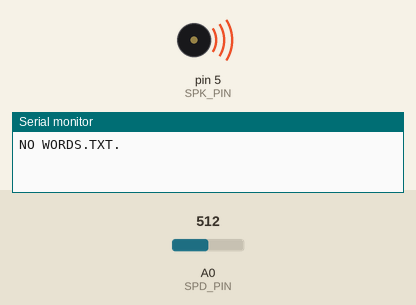
A sketch run on a simulated Arduino Uno, built with avr-gcc and run on an emulated ATmega328P. Parts: buzzer (waves = sounding), the last lines printed to the serial monitor. The inputs (shaded band) are chosen by the test bench; at power-on: A0 (SPD_PIN) = 512. Storage starts empty; random numbers use the default seed unless the sketch sets one.

Above: at 16.09 s.
16.1 s: A0 (SPD_PIN) set to 6
19.1 s: A0 (SPD_PIN) set to 3
At 20.3 s:
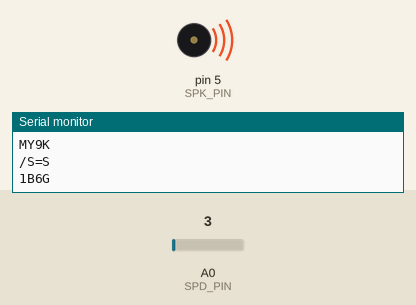
20.6 s: A0 (SPD_PIN) set to 122
At 21.48 s:
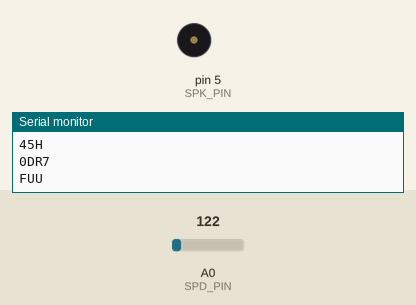
Timing chart, 0 to 29.6 s (numbered marks = the images above; inputs shaded):
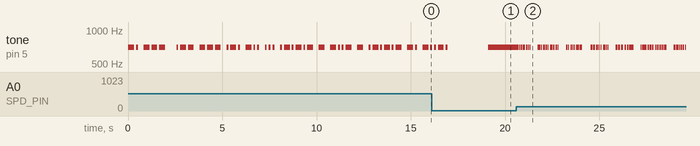

The sketch:

morse_trainer.ino
```cpp
// (licence header left out)
#include <SPI.h>
#include <SD.h>

#define SPK_PIN 5   // Digital pin for speaker
#define SPD_PIN 0   // Analog pin for potentiometer
#define SD_CS_PIN 4 // Chip select for SD card
#define TONE 700    // Tone of the signal in Hz

#define BLK_MIN 3  // Minimum random block length
#define BLK_MAX 5  // Maximum random block length

#define WORD_MAX 15 // Word buffer length, must be longer than BLX_MAX

const char alphabet[] = "ABCDEFGHIJKLMNOPQRSTUVWXYZ1234567890./=";
#define ALPHABET_LEN 39
const char *code[] = {".-", "-...", "-.-.", "-..", ".", "..-.", "--.", "....", "..", ".---", "-.-", ".-..", "--", "-.", "---", ".--.", "--.-", ".-.",
  "...", "-", "..-", "...-", ".--", "-..-", "-.--", "--..", ".----", "..---", "...--", "....-", ".....", "-....", "--...", "---..", "----.", "-----", ".-.-.-", "-..-.", "-...-"};

int spd = 125; // Current length of a dot in ms

// SD card details for "words.txt"
unsigned int total_words=0; // Number of words in the SD card file "words.txt".  If zero, then just send random strings of characters
File fp;

void string_send( char *string )
{
  int code_start;
  int i, j;

  // Scan over string to transmit
  for( j = 0; string[j] != NULL; j ++ )
  {
    if( string[j] == ' ' )
    {
      delay(spd*3);
    }
    else
    {
      // Look up this character in the lookup table
      for( i = 0; alphabet[i] != NULL; i ++ )
      {
        if( alphabet[i] == string[j] )
        {
          // Found the character
          cw_send( code[i] );
          cw_send( ";" );
          break;
        }
      }
    }
  }
}

// Decode dots '.', dashes '-', and spaces ';' into audio, given a speed.  The speed is the length in ms of a dot
void cw_send( char *string )
{
  int i;

  spd = analogRead(SPD_PIN) / 5;
  for( i = 0; string[i] != NULL && string[i] != ' '; i ++ )
  {
    switch(string[i])
    {
      case '.':
        tone(SPK_PIN,TONE,spd);
        delay(spd*2);
        break;
      case '-':
        tone(SPK_PIN,TONE,spd*3);
        delay(spd*4);
        break;
      default:
        delay(2*spd);
    }
  }
}

void setup()
{
  pinMode( SPK_PIN, OUTPUT );
  randomSeed(analogRead(1));
  //string_send("HELLO WORLD.");
  Serial.begin(9600);

  // Set up the words.txt file, if it exists
  if (!SD.begin(SD_CS_PIN)) {
    string_send("NO SD.");
    Serial.println("NO SD.");
  }
  else {
    fp = SD.open("words.txt");
    if( fp ){
      // Successfully opened the dictionary.  Count words in the file
      while( fp.available() ){
        if(fp.read() == '\n' )
          total_words ++;
      }
    }
    else{
      string_send("NO WORDS.TXT.");
      Serial.println("NO WORDS.TXT.");
    }
  }
}

void loop()
{
  char str[WORD_MAX], ch;
  int i, wordnum;

  if( total_words == 0 ){  // No words file
    for( i = 0; i < BLK_MAX; i ++ )
      str[i] = ' ';

    for( i = 0; i < random(BLK_MIN, BLK_MAX); i ++ )
      str[i] = alphabet[random(0,ALPHABET_LEN)];

    string_send(str);
    Serial.println(str);
    cw_send(";;;;;");
  }
  else {  // Use words file
    fp.seek(0);
    wordnum = random(0,total_words-1);
    for ( i = 0; i < wordnum; i ++ ){
      while( fp.read() != '\n' );
    }
    for( i = 0; (i < WORD_MAX) && ((ch=fp.read()) != '\n'); i ++ )
      str[i]=ch;
    str[i]=0;
    string_send(str);
    Serial.println(str);
    cw_send(";;;;;");
  }
}
```

Measured:
- after the input at 19.1 s, tone on pin 5 (SPK_PIN): silent → 700 Hz at once
- after the input at 20.6 s, tone on pin 5 (SPK_PIN): plays 700 Hz for 0.07 s, 700 Hz for 0.07 s, 700 Hz for 0.07 s, 700 Hz for 0.02 s, 700 Hz for 0.07 s, 700 Hz for 0.02 s … (79 notes in this stretch), starting after 0.12 s
